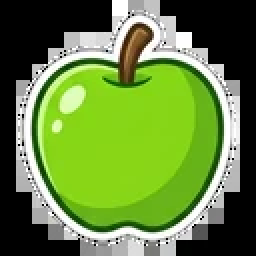
#> input picture assets/pictures/apple_green.webp, 128 x 128 px (shown 2 times larger)
$ python -i cut_icons.py   (imports and definitions only)
#> lines starting #> are read from the running program, lines starting #| are printed output that depends on the picture
"""Cut each generated sheet of nine icons on magenta into nine pictures.

    python tools/cut_icons.py                every saved sheet
    python tools/cut_icons.py chapters-k     just the sheets named
    python tools/cut_icons.py fixes          the fix-up sheet: the icons marked "redo"

A sheet is a 3 x 3 grid of icons on flat magenta (see docs/prompts.md, built
from tools/icon_sheets.json). A fix-up sheet holds the icons marked "redo",
in rows of three, and replaces just those; it is cut only when named, since
one left from before would be cut into whatever is marked now. The magenta becomes see-through, with a soft
edge and the pink fringe taken out of it. The rows are found where a band
across the sheet is empty, then the columns within each row, so icons a little
off the grid still come out whole; where no gap can be found, the sheet is cut
into equal thirds. Each icon is trimmed, centred on a square and saved as
<folder>/<id>.webp at the group's size.

Then it writes the lists of what is drawn, src/treasure_art.js and
src/picture_art.js, and out/icons.html, every cut icon on a light and a dark
background to check. Needs Pillow.
"""

import json
import sys
from pathlib import Path

from PIL import Image, ImageChops, ImageFilter

ROOT = Path(__file__).resolve().parent.parent
SHEETS = ROOT / "tools" / "icon_sheets.json"
# For each folder of pictures: the list the game reads of which are drawn, and what they are.
ART_LISTS = {
    "assets/treasures": (ROOT / "src" / "treasure_art.js", "treasures"),
    "assets/pictures": (ROOT / "src" / "picture_art.js", "question pictures"),
}
REVIEW = ROOT / "out" / "icons.html"
SMALLEST_CELL = 300  # a cell smaller than this makes a soft icon
MARGIN = 0.06  # empty space kept around an icon, as a share of its square


def magenta_alpha(image):
    """How opaque each pixel is: 0 where it is the magenta background, 255 where it is clearly not.

    Magenta is red and blue both high and green low, so how far min(red, blue)
    stands above green says how magenta a pixel is. Pixels in between, along
    an icon's anti-aliased edge, get a partial alpha.
    """
    r, g, b = image.split()
    low_rb = ImageChops.darker(r, b)
    magentaness = ImageChops.subtract(low_rb, g)  # 0 for greys and most colours, ~255 for pure magenta
    # Fully background above HIGH, fully icon below LOW, a ramp between.
    low, high = 70, 150
    alpha = magentaness.point(lambda m: 255 if m <= low else 0 if m >= high else round(255 * (high - m) / (high - low)))
    # Dark outlines tinted by the background are still outline: keep what is dark enough.
    dark = image.convert("L").point(lambda v: 255 if v < 60 else 0)
    return ImageChops.lighter(alpha, dark)


# [33 lines left out: functions despill, gaps, profile, not called in this run]


def rows_of(n):
    """How a fix-up sheet of n icons is laid out: rows of three, the last one shorter (rowsOf in tools/icon_prompts.js)."""
    return [3] * (n // 3) + ([n % 3] if n % 3 else [])


# [149 lines left out: functions cells, square, saved, cut_sheet, fix_sheets, write_art_lists and 2 more, not called in this run]


# [2 lines not run here, left out]

>>> import cv2
>>> picture = cv2.imread('../assets/pictures/apple_green.webp', cv2.IMREAD_GRAYSCALE)
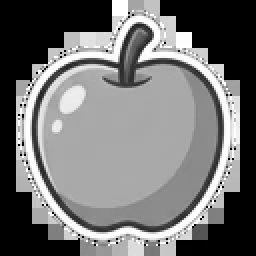
#> picture: shape (128, 128) (shown 2 times larger); min 0, max 255, mean 114.6
#> (the run stopped early here; a loop or call above may not have finished)

$ run again, on assets/pictures/balloon.webp
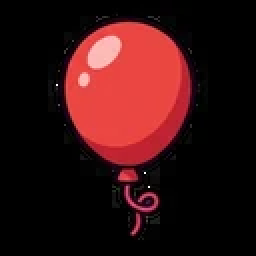
#> input picture assets/pictures/balloon.webp, 128 x 128 px (shown 2 times larger)
#> `picture = cv2.imread('../assets/pictures/apple_green.webp', cv2.IMREAD..`:
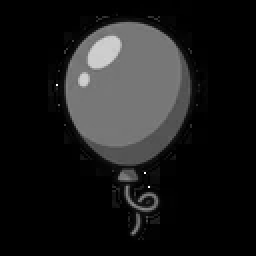
#> picture: shape (128, 128) (shown 2 times larger); min 0, max 254, mean 27.6

$ run again, on assets/pictures/banana.webp
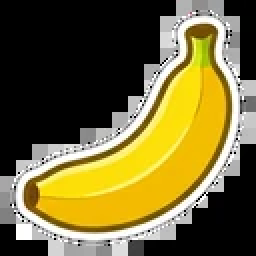
#> input picture assets/pictures/banana.webp, 128 x 128 px (shown 2 times larger)
#> `picture = cv2.imread('../assets/pictures/apple_green.webp', cv2.IMREAD..`:
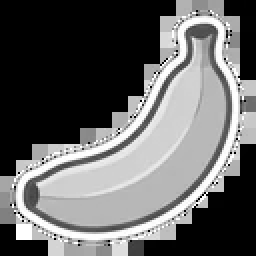
#> picture: shape (128, 128) (shown 2 times larger); min 0, max 255, mean 101.2

$ run again, on assets/pictures/baseball.webp
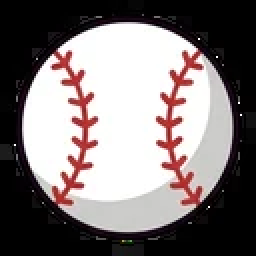
#> input picture assets/pictures/baseball.webp, 128 x 128 px (shown 2 times larger)
#> `picture = cv2.imread('../assets/pictures/apple_green.webp', cv2.IMREAD..`:
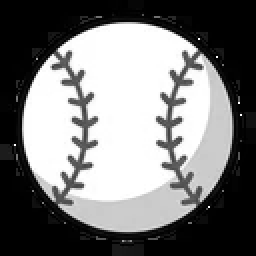
#> picture: shape (128, 128) (shown 2 times larger); min 0, max 255, mean 120.5
